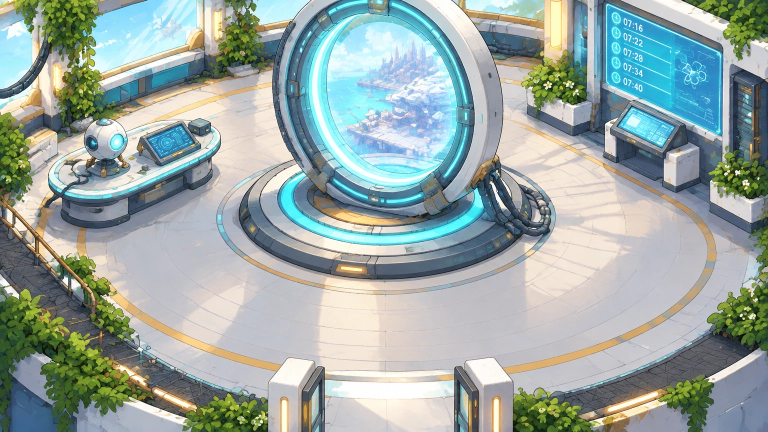
#> input picture assets-src/decors/chronal_chamber.webp, 1536 x 864 px (shown at 1/2 size)
$ python integrate_decor.py ../../assets-src/decors/archive_core.webp ../../assets-src/decors/chronal_chamber.webp
#> lines starting #> are read from the running program, lines starting #| are printed output that depends on the picture
#!/usr/bin/env python3
"""Intègre un décor généré : original conservé dans assets-src/decors/, version jeu 960x540 en WebP dans public/assets/areas/.
Usage : python3 -I tools/assets/integrate_decor.py <id_lieu> <fichier_source.png>"""
import sys
from pathlib import Path
from PIL import Image

loc, src = sys.argv[1], Path(sys.argv[2])
root = Path(__file__).resolve().parents[2]
dst_src = root / 'assets-src' / 'decors' / f'{loc}.webp'
dst_src.parent.mkdir(parents=True, exist_ok=True)
Image.open(src).convert('RGB').save(dst_src, 'WEBP', quality=94, method=4)
im = Image.open(src).convert('RGB')
#> im is the input picture: PIL image 1536x864 RGB; mean R, G, B 154.6, 168.9, 164.6
if abs(im.width / im.height - 16 / 9) > 0.02:
    print('ATTENTION : ratio non 16:9', im.size)
out = root / 'public' / 'assets' / 'areas' / f'{loc}.webp'
out.parent.mkdir(parents=True, exist_ok=True)
im.resize((960, 540), Image.LANCZOS).save(out, 'WEBP', quality=90, method=6)
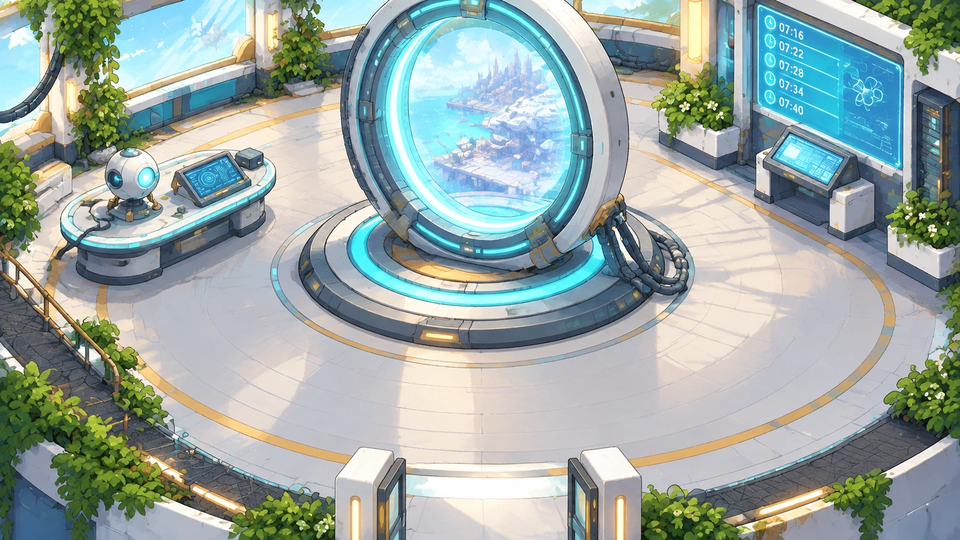
#> saved as archive_core.webp.webp: PIL image 960x540 RGB; mean R, G, B 154.6, 168.9, 164.6
print(f'{loc}: {im.size} -> 960x540 ({out.stat().st_size // 1024} Ko)')
#| ../../assets-src/decors/archive_core.webp: (1536, 864) -> 960x540 (147 Ko)

$ run again, on assets-src/decors/core_approach.webp
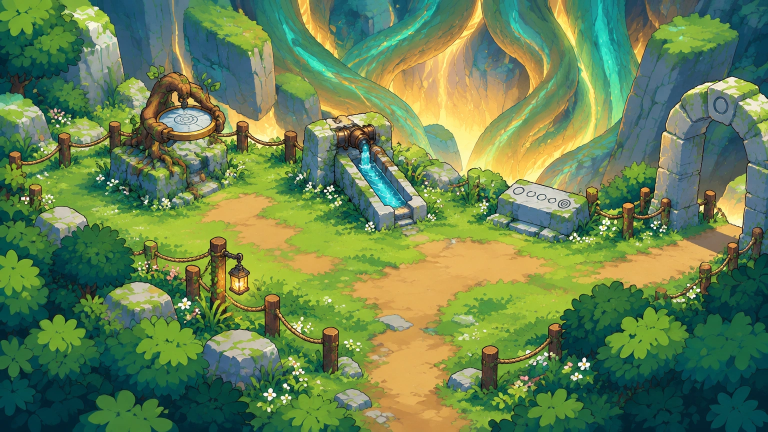
#> input picture assets-src/decors/core_approach.webp, 1536 x 864 px (shown at 1/2 size)
#> im is the input picture: PIL image 1536x864 RGB; mean R, G, B 103.1, 131.3, 81.9
#> `im.resize((960, 540), Image.LANCZOS).save(out, 'WEBP', quality=90, met..`:
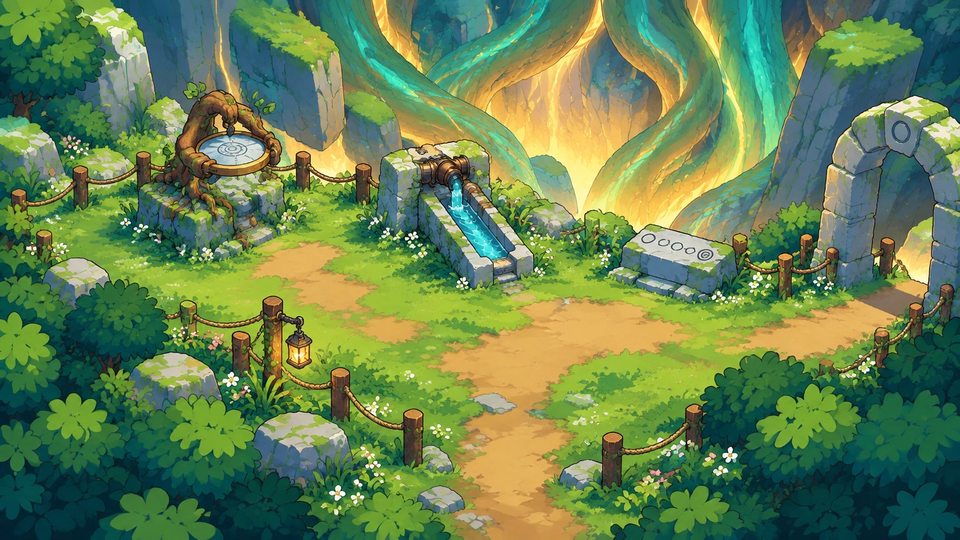
#> saved as core_approach.webp.webp: PIL image 960x540 RGB; mean R, G, B 103.1, 131.3, 81.9
#| ../../assets-src/decors/core_approach.webp: (1536, 864) -> 960x540 (162 Ko)

$ run again, on assets-src/decors/core_gate.webp
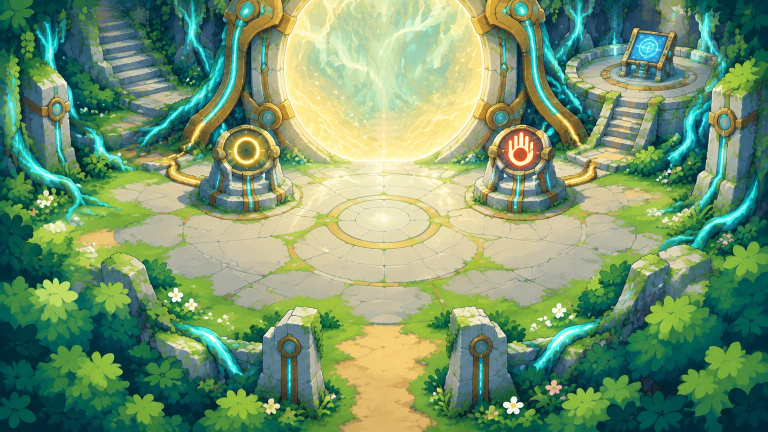
#> input picture assets-src/decors/core_gate.webp, 1536 x 864 px (shown at 1/2 size)
#> im is the input picture: PIL image 1536x864 RGB; mean R, G, B 115.6, 148.9, 108.6
#> `im.resize((960, 540), Image.LANCZOS).save(out, 'WEBP', quality=90, met..`:
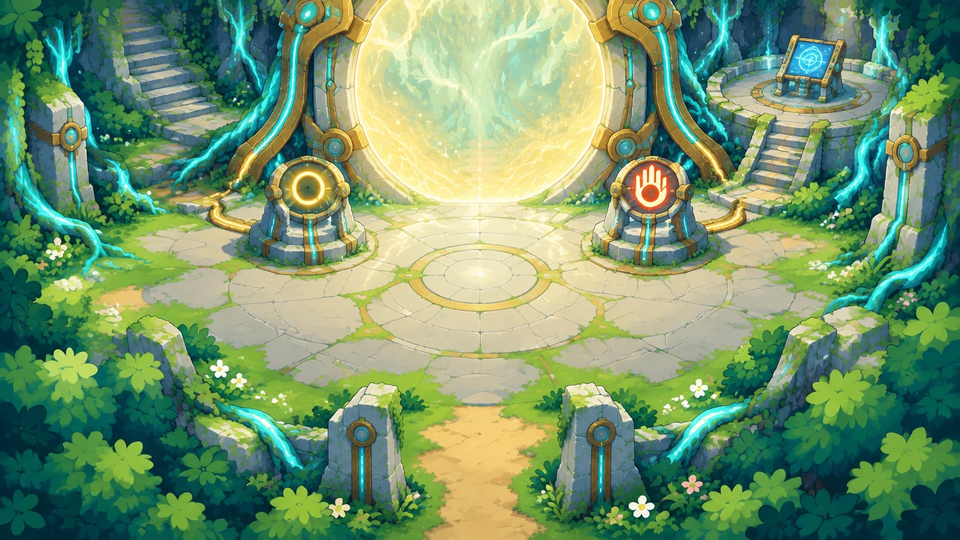
#> saved as core_gate.webp.webp: PIL image 960x540 RGB; mean R, G, B 115.6, 148.9, 108.6
#| ../../assets-src/decors/core_gate.webp: (1536, 864) -> 960x540 (159 Ko)

$ run again, on assets-src/decors/forest_arrival.webp
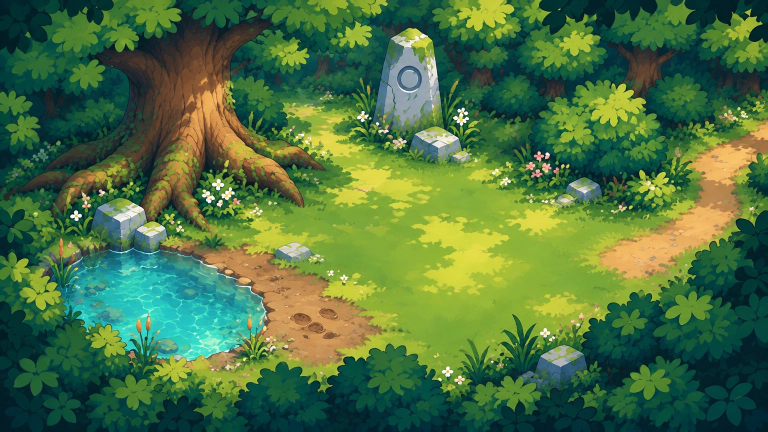
#> input picture assets-src/decors/forest_arrival.webp, 1536 x 864 px (shown at 1/2 size)
#> im is the input picture: PIL image 1536x864 RGB; mean R, G, B 76.4, 114.4, 64.7
#> `im.resize((960, 540), Image.LANCZOS).save(out, 'WEBP', quality=90, met..`:
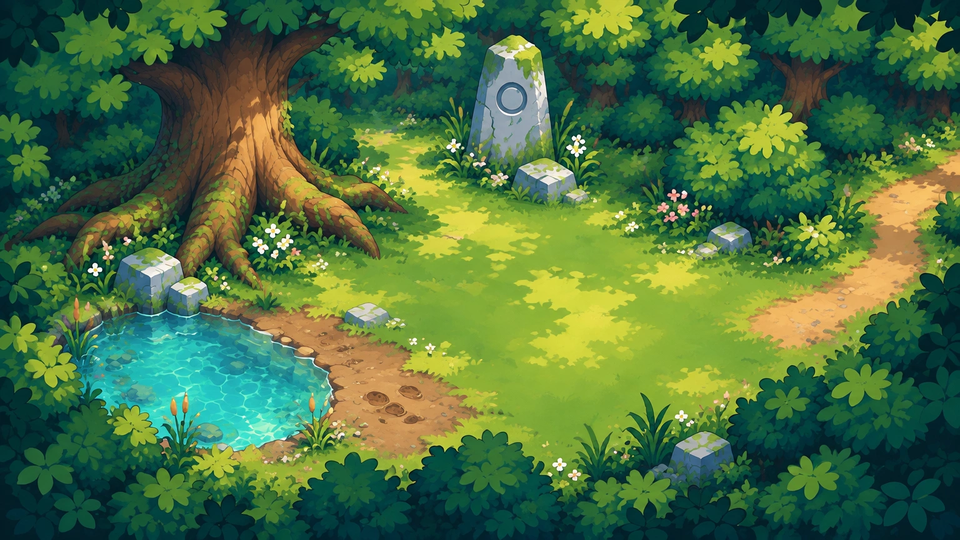
#> saved as forest_arrival.webp.webp: PIL image 960x540 RGB; mean R, G, B 76.4, 114.4, 64.7
#| ../../assets-src/decors/forest_arrival.webp: (1536, 864) -> 960x540 (146 Ko)
